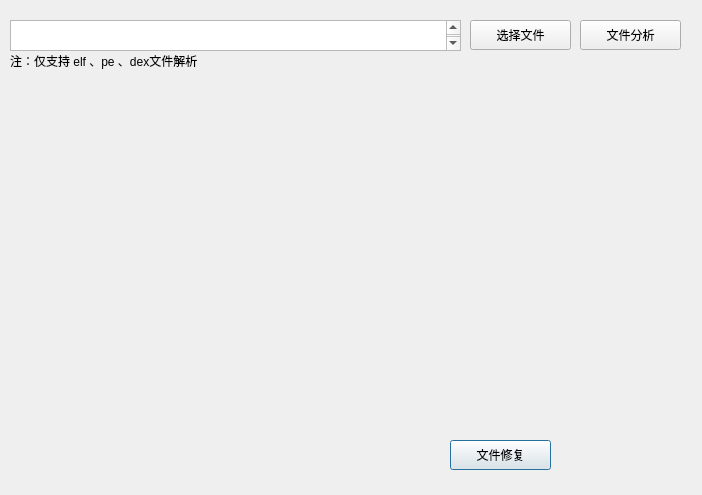
<?xml version="1.0" encoding="UTF-8"?>
<ui version="4.0">
 <class>FileAnalyzeWindow</class>
 <widget class="QDialog" name="FileAnalyzeWindow">
  <property name="geometry">
   <rect>
    <x>0</x>
    <y>0</y>
    <width>702</width>
    <height>495</height>
   </rect>
  </property>
  <property name="windowTitle">
   <string>Dialog</string>
  </property>
  <widget class="QPushButton" name="FileRepair">
   <property name="geometry">
    <rect>
     <x>450</x>
     <y>440</y>
     <width>101</width>
     <height>30</height>
    </rect>
   </property>
   <property name="text">
    <string>文件修复</string>
   </property>
  </widget>
  <widget class="QTextBrowser" name="textBrowser">
   <property name="geometry">
    <rect>
     <x>10</x>
     <y>20</y>
     <width>451</width>
     <height>31</height>
    </rect>
   </property>
   <property name="font">
    <font>
     <family>Microsoft YaHei</family>
     <pointsize>13</pointsize>
     <weight>50</weight>
     <italic>false</italic>
     <bold>false</bold>
    </font>
   </property>
  </widget>
  <widget class="QLabel" name="label">
   <property name="geometry">
    <rect>
     <x>10</x>
     <y>50</y>
     <width>441</width>
     <height>22</height>
    </rect>
   </property>
   <property name="text">
    <string>注：仅支持 elf 、pe 、dex文件解析</string>
   </property>
  </widget>
  <widget class="QPushButton" name="select_file">
   <property name="geometry">
    <rect>
     <x>470</x>
     <y>20</y>
     <width>101</width>
     <height>30</height>
    </rect>
   </property>
   <property name="text">
    <string>选择文件</string>
   </property>
  </widget>
  <widget class="QPushButton" name="file_analyze">
   <property name="geometry">
    <rect>
     <x>580</x>
     <y>20</y>
     <width>101</width>
     <height>30</height>
    </rect>
   </property>
   <property name="text">
    <string>文件分析</string>
   </property>
  </widget>
 </widget>
 <resources/>
 <connections/>
</ui>
